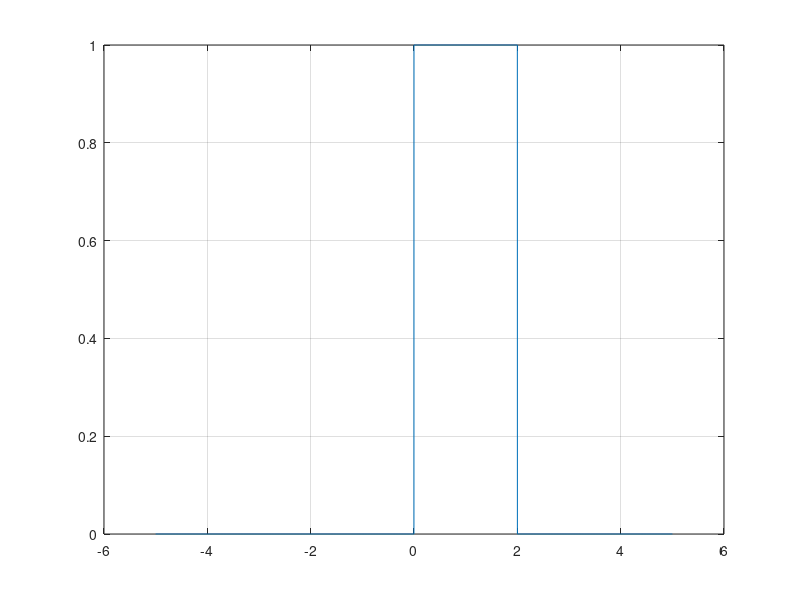

Reproduce this figure in MATLAB.
clc
clear all
close all

t=-5:0.001:5;

%tiempo modificado
%tm=-t;

%Escalamiento en el tiempo
%tm=-2*t;

%Desplazamiento en el tiempo
%tm=t+3;
tm=t-0;

for i=1:length(t)
    %if t(i)>=0&&t(i)<=2;  %Funcion original.
        %xt(i)=1.5*t(i);
    if tm(i)>=0&&tm(i)<=2; %Reflexion en el tiempo
        xt(i)=1;   %Reflexion en el tiempo
    else
        xt(i)=0;
    end
end


%plot(t,3*xt)         %Escalamiento de amplitud
%plot(t,xt+3)         %Desplazamiento de amplitud
plot(t,xt)
grid